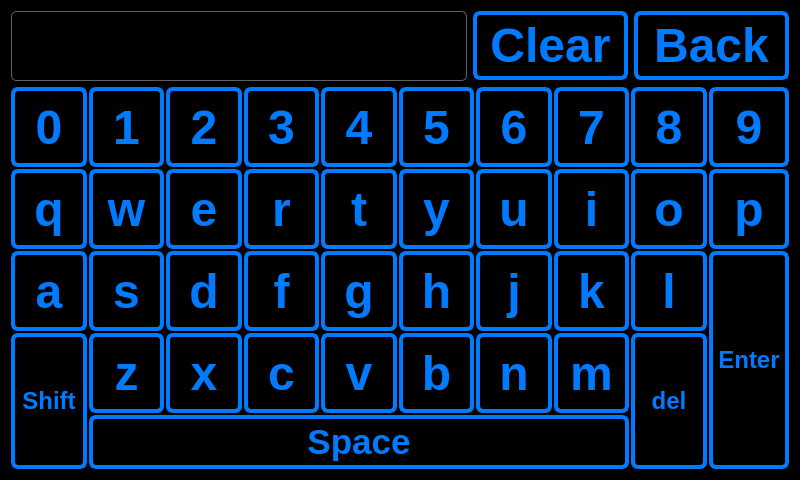
<?xml version="1.0" encoding="UTF-8"?>
<ui version="4.0">
 <class>Keyboard</class>
 <widget class="QDialog" name="Keyboard">
  <property name="geometry">
   <rect>
    <x>0</x>
    <y>0</y>
    <width>800</width>
    <height>480</height>
   </rect>
  </property>
  <property name="minimumSize">
   <size>
    <width>0</width>
    <height>480</height>
   </size>
  </property>
  <property name="maximumSize">
   <size>
    <width>800</width>
    <height>480</height>
   </size>
  </property>
  <property name="windowTitle">
   <string>Zutatenname eingeben</string>
  </property>
  <property name="styleSheet">
   <string notr="true">QWidget
{
	color: rgb(0, 123, 255);	
	background-color: rgb(0, 0, 0);

}

QPushButton {
	background-color: rgb(0, 0, 0);
	color: (0, 123, 255);
    border-width: 4px;
	border-color: rgb(0, 123, 255);
	border-style: solid;
	border-radius: 7;
	padding: 3px;
	padding-left: 5px;
	padding-right: 5px;
}

QPushButton:pressed
{
	color: rgb(239, 151, 0);	
	border-color: rgb(239, 151, 0);
}

QPushButton:checked
{
	color: rgb(239, 151, 0);	
	border-color: rgb(239, 151, 0);
}

QLineEdit
{
	color: (0, 123, 255);
    padding: 1px;
    border-style: solid;
    border: 1px solid rgb(97, 97, 97);
    border-radius: 5;
}

#LName {
	color: rgb(239, 151, 0);
}
</string>
  </property>
  <layout class="QVBoxLayout" name="verticalLayout">
   <item>
    <layout class="QHBoxLayout" name="horizontalLayout">
     <item>
      <widget class="QLineEdit" name="LName">
       <property name="minimumSize">
        <size>
         <width>0</width>
         <height>70</height>
        </size>
       </property>
       <property name="font">
        <font>
         <pointsize>36</pointsize>
        </font>
       </property>
      </widget>
     </item>
     <item>
      <widget class="QPushButton" name="clear">
       <property name="minimumSize">
        <size>
         <width>155</width>
         <height>0</height>
        </size>
       </property>
       <property name="font">
        <font>
         <pointsize>36</pointsize>
         <weight>75</weight>
         <bold>true</bold>
        </font>
       </property>
       <property name="text">
        <string>Clear</string>
       </property>
      </widget>
     </item>
     <item>
      <widget class="QPushButton" name="backButton">
       <property name="minimumSize">
        <size>
         <width>155</width>
         <height>0</height>
        </size>
       </property>
       <property name="font">
        <font>
         <pointsize>36</pointsize>
         <weight>75</weight>
         <bold>true</bold>
        </font>
       </property>
       <property name="text">
        <string>Back</string>
       </property>
      </widget>
     </item>
    </layout>
   </item>
   <item>
    <layout class="QGridLayout" name="gridLayout">
     <property name="spacing">
      <number>2</number>
     </property>
     <item row="1" column="0">
      <widget class="QPushButton" name="Buttonq">
       <property name="sizePolicy">
        <sizepolicy hsizetype="Expanding" vsizetype="Expanding">
         <horstretch>0</horstretch>
         <verstretch>0</verstretch>
        </sizepolicy>
       </property>
       <property name="minimumSize">
        <size>
         <width>20</width>
         <height>0</height>
        </size>
       </property>
       <property name="font">
        <font>
         <pointsize>36</pointsize>
         <weight>75</weight>
         <bold>true</bold>
        </font>
       </property>
       <property name="text">
        <string>q</string>
       </property>
      </widget>
     </item>
     <item row="1" column="1">
      <widget class="QPushButton" name="Buttonw">
       <property name="sizePolicy">
        <sizepolicy hsizetype="Expanding" vsizetype="Expanding">
         <horstretch>0</horstretch>
         <verstretch>0</verstretch>
        </sizepolicy>
       </property>
       <property name="minimumSize">
        <size>
         <width>20</width>
         <height>0</height>
        </size>
       </property>
       <property name="font">
        <font>
         <pointsize>36</pointsize>
         <weight>75</weight>
         <bold>true</bold>
        </font>
       </property>
       <property name="text">
        <string>w</string>
       </property>
      </widget>
     </item>
     <item row="1" column="2">
      <widget class="QPushButton" name="Buttone">
       <property name="sizePolicy">
        <sizepolicy hsizetype="Expanding" vsizetype="Expanding">
         <horstretch>0</horstretch>
         <verstretch>0</verstretch>
        </sizepolicy>
       </property>
       <property name="minimumSize">
        <size>
         <width>20</width>
         <height>0</height>
        </size>
       </property>
       <property name="font">
        <font>
         <pointsize>36</pointsize>
         <weight>75</weight>
         <bold>true</bold>
        </font>
       </property>
       <property name="text">
        <string>e</string>
       </property>
      </widget>
     </item>
     <item row="1" column="3">
      <widget class="QPushButton" name="Buttonr">
       <property name="sizePolicy">
        <sizepolicy hsizetype="Expanding" vsizetype="Expanding">
         <horstretch>0</horstretch>
         <verstretch>0</verstretch>
        </sizepolicy>
       </property>
       <property name="minimumSize">
        <size>
         <width>20</width>
         <height>0</height>
        </size>
       </property>
       <property name="font">
        <font>
         <pointsize>36</pointsize>
         <weight>75</weight>
         <bold>true</bold>
        </font>
       </property>
       <property name="text">
        <string>r</string>
       </property>
      </widget>
     </item>
     <item row="1" column="4">
      <widget class="QPushButton" name="Buttont">
       <property name="sizePolicy">
        <sizepolicy hsizetype="Expanding" vsizetype="Expanding">
         <horstretch>0</horstretch>
         <verstretch>0</verstretch>
        </sizepolicy>
       </property>
       <property name="minimumSize">
        <size>
         <width>20</width>
         <height>0</height>
        </size>
       </property>
       <property name="font">
        <font>
         <pointsize>36</pointsize>
         <weight>75</weight>
         <bold>true</bold>
        </font>
       </property>
       <property name="text">
        <string>t</string>
       </property>
      </widget>
     </item>
     <item row="1" column="5">
      <widget class="QPushButton" name="Buttony">
       <property name="sizePolicy">
        <sizepolicy hsizetype="Expanding" vsizetype="Expanding">
         <horstretch>0</horstretch>
         <verstretch>0</verstretch>
        </sizepolicy>
       </property>
       <property name="minimumSize">
        <size>
         <width>20</width>
         <height>0</height>
        </size>
       </property>
       <property name="font">
        <font>
         <pointsize>36</pointsize>
         <weight>75</weight>
         <bold>true</bold>
        </font>
       </property>
       <property name="text">
        <string>y</string>
       </property>
      </widget>
     </item>
     <item row="1" column="6">
      <widget class="QPushButton" name="Buttonu">
       <property name="sizePolicy">
        <sizepolicy hsizetype="Expanding" vsizetype="Expanding">
         <horstretch>0</horstretch>
         <verstretch>0</verstretch>
        </sizepolicy>
       </property>
       <property name="minimumSize">
        <size>
         <width>20</width>
         <height>0</height>
        </size>
       </property>
       <property name="font">
        <font>
         <pointsize>36</pointsize>
         <weight>75</weight>
         <bold>true</bold>
        </font>
       </property>
       <property name="text">
        <string>u</string>
       </property>
      </widget>
     </item>
     <item row="1" column="7">
      <widget class="QPushButton" name="Buttoni">
       <property name="sizePolicy">
        <sizepolicy hsizetype="Expanding" vsizetype="Expanding">
         <horstretch>0</horstretch>
         <verstretch>0</verstretch>
        </sizepolicy>
       </property>
       <property name="minimumSize">
        <size>
         <width>20</width>
         <height>0</height>
        </size>
       </property>
       <property name="font">
        <font>
         <pointsize>36</pointsize>
         <weight>75</weight>
         <bold>true</bold>
        </font>
       </property>
       <property name="text">
        <string>i</string>
       </property>
      </widget>
     </item>
     <item row="1" column="8">
      <widget class="QPushButton" name="Buttono">
       <property name="sizePolicy">
        <sizepolicy hsizetype="Expanding" vsizetype="Expanding">
         <horstretch>0</horstretch>
         <verstretch>0</verstretch>
        </sizepolicy>
       </property>
       <property name="minimumSize">
        <size>
         <width>20</width>
         <height>0</height>
        </size>
       </property>
       <property name="font">
        <font>
         <pointsize>36</pointsize>
         <weight>75</weight>
         <bold>true</bold>
        </font>
       </property>
       <property name="text">
        <string>o</string>
       </property>
      </widget>
     </item>
     <item row="3" column="1">
      <widget class="QPushButton" name="Buttons">
       <property name="sizePolicy">
        <sizepolicy hsizetype="Expanding" vsizetype="Expanding">
         <horstretch>0</horstretch>
         <verstretch>0</verstretch>
        </sizepolicy>
       </property>
       <property name="minimumSize">
        <size>
         <width>20</width>
         <height>0</height>
        </size>
       </property>
       <property name="font">
        <font>
         <pointsize>36</pointsize>
         <weight>75</weight>
         <bold>true</bold>
        </font>
       </property>
       <property name="text">
        <string>s</string>
       </property>
      </widget>
     </item>
     <item row="3" column="2">
      <widget class="QPushButton" name="Buttond">
       <property name="sizePolicy">
        <sizepolicy hsizetype="Expanding" vsizetype="Expanding">
         <horstretch>0</horstretch>
         <verstretch>0</verstretch>
        </sizepolicy>
       </property>
       <property name="minimumSize">
        <size>
         <width>20</width>
         <height>0</height>
        </size>
       </property>
       <property name="font">
        <font>
         <pointsize>36</pointsize>
         <weight>75</weight>
         <bold>true</bold>
        </font>
       </property>
       <property name="text">
        <string>d</string>
       </property>
      </widget>
     </item>
     <item row="3" column="3">
      <widget class="QPushButton" name="Buttonf">
       <property name="sizePolicy">
        <sizepolicy hsizetype="Expanding" vsizetype="Expanding">
         <horstretch>0</horstretch>
         <verstretch>0</verstretch>
        </sizepolicy>
       </property>
       <property name="minimumSize">
        <size>
         <width>20</width>
         <height>0</height>
        </size>
       </property>
       <property name="font">
        <font>
         <pointsize>36</pointsize>
         <weight>75</weight>
         <bold>true</bold>
        </font>
       </property>
       <property name="text">
        <string>f</string>
       </property>
      </widget>
     </item>
     <item row="3" column="4">
      <widget class="QPushButton" name="Buttong">
       <property name="sizePolicy">
        <sizepolicy hsizetype="Expanding" vsizetype="Expanding">
         <horstretch>0</horstretch>
         <verstretch>0</verstretch>
        </sizepolicy>
       </property>
       <property name="minimumSize">
        <size>
         <width>20</width>
         <height>0</height>
        </size>
       </property>
       <property name="font">
        <font>
         <pointsize>36</pointsize>
         <weight>75</weight>
         <bold>true</bold>
        </font>
       </property>
       <property name="text">
        <string>g</string>
       </property>
      </widget>
     </item>
     <item row="3" column="5">
      <widget class="QPushButton" name="Buttonh">
       <property name="sizePolicy">
        <sizepolicy hsizetype="Expanding" vsizetype="Expanding">
         <horstretch>0</horstretch>
         <verstretch>0</verstretch>
        </sizepolicy>
       </property>
       <property name="minimumSize">
        <size>
         <width>20</width>
         <height>0</height>
        </size>
       </property>
       <property name="font">
        <font>
         <pointsize>36</pointsize>
         <weight>75</weight>
         <bold>true</bold>
        </font>
       </property>
       <property name="text">
        <string>h</string>
       </property>
      </widget>
     </item>
     <item row="3" column="6">
      <widget class="QPushButton" name="Buttonj">
       <property name="sizePolicy">
        <sizepolicy hsizetype="Expanding" vsizetype="Expanding">
         <horstretch>0</horstretch>
         <verstretch>0</verstretch>
        </sizepolicy>
       </property>
       <property name="minimumSize">
        <size>
         <width>20</width>
         <height>0</height>
        </size>
       </property>
       <property name="font">
        <font>
         <pointsize>36</pointsize>
         <weight>75</weight>
         <bold>true</bold>
        </font>
       </property>
       <property name="text">
        <string>j</string>
       </property>
      </widget>
     </item>
     <item row="3" column="8">
      <widget class="QPushButton" name="Buttonl">
       <property name="sizePolicy">
        <sizepolicy hsizetype="Expanding" vsizetype="Expanding">
         <horstretch>0</horstretch>
         <verstretch>0</verstretch>
        </sizepolicy>
       </property>
       <property name="minimumSize">
        <size>
         <width>20</width>
         <height>0</height>
        </size>
       </property>
       <property name="font">
        <font>
         <pointsize>36</pointsize>
         <weight>75</weight>
         <bold>true</bold>
        </font>
       </property>
       <property name="text">
        <string>l</string>
       </property>
      </widget>
     </item>
     <item row="4" column="1">
      <widget class="QPushButton" name="Buttonz">
       <property name="sizePolicy">
        <sizepolicy hsizetype="Expanding" vsizetype="Expanding">
         <horstretch>0</horstretch>
         <verstretch>0</verstretch>
        </sizepolicy>
       </property>
       <property name="minimumSize">
        <size>
         <width>20</width>
         <height>0</height>
        </size>
       </property>
       <property name="font">
        <font>
         <pointsize>36</pointsize>
         <weight>75</weight>
         <bold>true</bold>
        </font>
       </property>
       <property name="text">
        <string>z</string>
       </property>
      </widget>
     </item>
     <item row="4" column="2">
      <widget class="QPushButton" name="Buttonx">
       <property name="sizePolicy">
        <sizepolicy hsizetype="Expanding" vsizetype="Expanding">
         <horstretch>0</horstretch>
         <verstretch>0</verstretch>
        </sizepolicy>
       </property>
       <property name="minimumSize">
        <size>
         <width>20</width>
         <height>0</height>
        </size>
       </property>
       <property name="font">
        <font>
         <pointsize>36</pointsize>
         <weight>75</weight>
         <bold>true</bold>
        </font>
       </property>
       <property name="text">
        <string>x</string>
       </property>
      </widget>
     </item>
     <item row="4" column="4">
      <widget class="QPushButton" name="Buttonv">
       <property name="sizePolicy">
        <sizepolicy hsizetype="Expanding" vsizetype="Expanding">
         <horstretch>0</horstretch>
         <verstretch>0</verstretch>
        </sizepolicy>
       </property>
       <property name="minimumSize">
        <size>
         <width>20</width>
         <height>0</height>
        </size>
       </property>
       <property name="font">
        <font>
         <pointsize>36</pointsize>
         <weight>75</weight>
         <bold>true</bold>
        </font>
       </property>
       <property name="text">
        <string>v</string>
       </property>
      </widget>
     </item>
     <item row="4" column="5">
      <widget class="QPushButton" name="Buttonb">
       <property name="sizePolicy">
        <sizepolicy hsizetype="Expanding" vsizetype="Expanding">
         <horstretch>0</horstretch>
         <verstretch>0</verstretch>
        </sizepolicy>
       </property>
       <property name="minimumSize">
        <size>
         <width>20</width>
         <height>0</height>
        </size>
       </property>
       <property name="font">
        <font>
         <pointsize>36</pointsize>
         <weight>75</weight>
         <bold>true</bold>
        </font>
       </property>
       <property name="text">
        <string>b</string>
       </property>
      </widget>
     </item>
     <item row="4" column="6">
      <widget class="QPushButton" name="Buttonn">
       <property name="sizePolicy">
        <sizepolicy hsizetype="Expanding" vsizetype="Expanding">
         <horstretch>0</horstretch>
         <verstretch>0</verstretch>
        </sizepolicy>
       </property>
       <property name="minimumSize">
        <size>
         <width>20</width>
         <height>0</height>
        </size>
       </property>
       <property name="font">
        <font>
         <pointsize>36</pointsize>
         <weight>75</weight>
         <bold>true</bold>
        </font>
       </property>
       <property name="text">
        <string>n</string>
       </property>
      </widget>
     </item>
     <item row="4" column="7">
      <widget class="QPushButton" name="Buttonm">
       <property name="sizePolicy">
        <sizepolicy hsizetype="Expanding" vsizetype="Expanding">
         <horstretch>0</horstretch>
         <verstretch>0</verstretch>
        </sizepolicy>
       </property>
       <property name="minimumSize">
        <size>
         <width>20</width>
         <height>0</height>
        </size>
       </property>
       <property name="font">
        <font>
         <pointsize>36</pointsize>
         <weight>75</weight>
         <bold>true</bold>
        </font>
       </property>
       <property name="text">
        <string>m</string>
       </property>
      </widget>
     </item>
     <item row="4" column="8" rowspan="2">
      <widget class="QPushButton" name="delButton">
       <property name="sizePolicy">
        <sizepolicy hsizetype="Expanding" vsizetype="Expanding">
         <horstretch>0</horstretch>
         <verstretch>0</verstretch>
        </sizepolicy>
       </property>
       <property name="minimumSize">
        <size>
         <width>20</width>
         <height>0</height>
        </size>
       </property>
       <property name="font">
        <font>
         <pointsize>18</pointsize>
         <weight>75</weight>
         <bold>true</bold>
        </font>
       </property>
       <property name="text">
        <string>del</string>
       </property>
       <property name="checkable">
        <bool>false</bool>
       </property>
       <property name="checked">
        <bool>false</bool>
       </property>
      </widget>
     </item>
     <item row="5" column="1" colspan="7">
      <widget class="QPushButton" name="space">
       <property name="minimumSize">
        <size>
         <width>20</width>
         <height>50</height>
        </size>
       </property>
       <property name="font">
        <font>
         <pointsize>26</pointsize>
         <weight>75</weight>
         <bold>true</bold>
        </font>
       </property>
       <property name="text">
        <string>Space</string>
       </property>
      </widget>
     </item>
     <item row="0" column="0">
      <widget class="QPushButton" name="Button0">
       <property name="sizePolicy">
        <sizepolicy hsizetype="Expanding" vsizetype="Expanding">
         <horstretch>0</horstretch>
         <verstretch>0</verstretch>
        </sizepolicy>
       </property>
       <property name="minimumSize">
        <size>
         <width>20</width>
         <height>0</height>
        </size>
       </property>
       <property name="font">
        <font>
         <pointsize>36</pointsize>
         <weight>75</weight>
         <bold>true</bold>
        </font>
       </property>
       <property name="text">
        <string>0</string>
       </property>
      </widget>
     </item>
     <item row="0" column="1">
      <widget class="QPushButton" name="Button1">
       <property name="sizePolicy">
        <sizepolicy hsizetype="Expanding" vsizetype="Expanding">
         <horstretch>0</horstretch>
         <verstretch>0</verstretch>
        </sizepolicy>
       </property>
       <property name="minimumSize">
        <size>
         <width>20</width>
         <height>0</height>
        </size>
       </property>
       <property name="font">
        <font>
         <pointsize>36</pointsize>
         <weight>75</weight>
         <bold>true</bold>
        </font>
       </property>
       <property name="text">
        <string>1</string>
       </property>
      </widget>
     </item>
     <item row="0" column="2">
      <widget class="QPushButton" name="Button2">
       <property name="sizePolicy">
        <sizepolicy hsizetype="Expanding" vsizetype="Expanding">
         <horstretch>0</horstretch>
         <verstretch>0</verstretch>
        </sizepolicy>
       </property>
       <property name="minimumSize">
        <size>
         <width>20</width>
         <height>0</height>
        </size>
       </property>
       <property name="font">
        <font>
         <pointsize>36</pointsize>
         <weight>75</weight>
         <bold>true</bold>
        </font>
       </property>
       <property name="text">
        <string>2</string>
       </property>
      </widget>
     </item>
     <item row="0" column="3">
      <widget class="QPushButton" name="Button3">
       <property name="sizePolicy">
        <sizepolicy hsizetype="Expanding" vsizetype="Expanding">
         <horstretch>0</horstretch>
         <verstretch>0</verstretch>
        </sizepolicy>
       </property>
       <property name="minimumSize">
        <size>
         <width>20</width>
         <height>0</height>
        </size>
       </property>
       <property name="font">
        <font>
         <pointsize>36</pointsize>
         <weight>75</weight>
         <bold>true</bold>
        </font>
       </property>
       <property name="text">
        <string>3</string>
       </property>
      </widget>
     </item>
     <item row="0" column="4">
      <widget class="QPushButton" name="Button4">
       <property name="sizePolicy">
        <sizepolicy hsizetype="Expanding" vsizetype="Expanding">
         <horstretch>0</horstretch>
         <verstretch>0</verstretch>
        </sizepolicy>
       </property>
       <property name="minimumSize">
        <size>
         <width>20</width>
         <height>0</height>
        </size>
       </property>
       <property name="font">
        <font>
         <pointsize>36</pointsize>
         <weight>75</weight>
         <bold>true</bold>
        </font>
       </property>
       <property name="text">
        <string>4</string>
       </property>
      </widget>
     </item>
     <item row="0" column="5">
      <widget class="QPushButton" name="Button5">
       <property name="sizePolicy">
        <sizepolicy hsizetype="Expanding" vsizetype="Expanding">
         <horstretch>0</horstretch>
         <verstretch>0</verstretch>
        </sizepolicy>
       </property>
       <property name="minimumSize">
        <size>
         <width>20</width>
         <height>0</height>
        </size>
       </property>
       <property name="font">
        <font>
         <pointsize>36</pointsize>
         <weight>75</weight>
         <bold>true</bold>
        </font>
       </property>
       <property name="text">
        <string>5</string>
       </property>
      </widget>
     </item>
     <item row="0" column="6">
      <widget class="QPushButton" name="Button6">
       <property name="sizePolicy">
        <sizepolicy hsizetype="Expanding" vsizetype="Expanding">
         <horstretch>0</horstretch>
         <verstretch>0</verstretch>
        </sizepolicy>
       </property>
       <property name="minimumSize">
        <size>
         <width>20</width>
         <height>0</height>
        </size>
       </property>
       <property name="font">
        <font>
         <pointsize>36</pointsize>
         <weight>75</weight>
         <bold>true</bold>
        </font>
       </property>
       <property name="text">
        <string>6</string>
       </property>
      </widget>
     </item>
     <item row="0" column="7">
      <widget class="QPushButton" name="Button7">
       <property name="sizePolicy">
        <sizepolicy hsizetype="Expanding" vsizetype="Expanding">
         <horstretch>0</horstretch>
         <verstretch>0</verstretch>
        </sizepolicy>
       </property>
       <property name="minimumSize">
        <size>
         <width>20</width>
         <height>0</height>
        </size>
       </property>
       <property name="font">
        <font>
         <pointsize>36</pointsize>
         <weight>75</weight>
         <bold>true</bold>
        </font>
       </property>
       <property name="text">
        <string>7</string>
       </property>
      </widget>
     </item>
     <item row="0" column="8">
      <widget class="QPushButton" name="Button8">
       <property name="sizePolicy">
        <sizepolicy hsizetype="Expanding" vsizetype="Expanding">
         <horstretch>0</horstretch>
         <verstretch>0</verstretch>
        </sizepolicy>
       </property>
       <property name="minimumSize">
        <size>
         <width>20</width>
         <height>0</height>
        </size>
       </property>
       <property name="font">
        <font>
         <pointsize>36</pointsize>
         <weight>75</weight>
         <bold>true</bold>
        </font>
       </property>
       <property name="text">
        <string>8</string>
       </property>
      </widget>
     </item>
     <item row="0" column="9">
      <widget class="QPushButton" name="Button9">
       <property name="sizePolicy">
        <sizepolicy hsizetype="Expanding" vsizetype="Expanding">
         <horstretch>0</horstretch>
         <verstretch>0</verstretch>
        </sizepolicy>
       </property>
       <property name="minimumSize">
        <size>
         <width>20</width>
         <height>0</height>
        </size>
       </property>
       <property name="font">
        <font>
         <pointsize>36</pointsize>
         <weight>75</weight>
         <bold>true</bold>
        </font>
       </property>
       <property name="text">
        <string>9</string>
       </property>
      </widget>
     </item>
     <item row="1" column="9">
      <widget class="QPushButton" name="Buttonp">
       <property name="sizePolicy">
        <sizepolicy hsizetype="Expanding" vsizetype="Expanding">
         <horstretch>0</horstretch>
         <verstretch>0</verstretch>
        </sizepolicy>
       </property>
       <property name="minimumSize">
        <size>
         <width>20</width>
         <height>0</height>
        </size>
       </property>
       <property name="font">
        <font>
         <pointsize>36</pointsize>
         <weight>75</weight>
         <bold>true</bold>
        </font>
       </property>
       <property name="text">
        <string>p</string>
       </property>
      </widget>
     </item>
     <item row="3" column="9" rowspan="3">
      <widget class="QPushButton" name="enterButton">
       <property name="sizePolicy">
        <sizepolicy hsizetype="Expanding" vsizetype="Expanding">
         <horstretch>0</horstretch>
         <verstretch>0</verstretch>
        </sizepolicy>
       </property>
       <property name="minimumSize">
        <size>
         <width>20</width>
         <height>0</height>
        </size>
       </property>
       <property name="font">
        <font>
         <pointsize>18</pointsize>
         <weight>75</weight>
         <bold>true</bold>
        </font>
       </property>
       <property name="text">
        <string>Enter</string>
       </property>
      </widget>
     </item>
     <item row="3" column="0">
      <widget class="QPushButton" name="Buttona">
       <property name="sizePolicy">
        <sizepolicy hsizetype="Expanding" vsizetype="Expanding">
         <horstretch>0</horstretch>
         <verstretch>0</verstretch>
        </sizepolicy>
       </property>
       <property name="minimumSize">
        <size>
         <width>20</width>
         <height>0</height>
        </size>
       </property>
       <property name="font">
        <font>
         <pointsize>36</pointsize>
         <weight>75</weight>
         <bold>true</bold>
        </font>
       </property>
       <property name="text">
        <string>a</string>
       </property>
      </widget>
     </item>
     <item row="4" column="0" rowspan="2">
      <widget class="QPushButton" name="shift">
       <property name="sizePolicy">
        <sizepolicy hsizetype="Expanding" vsizetype="Expanding">
         <horstretch>0</horstretch>
         <verstretch>0</verstretch>
        </sizepolicy>
       </property>
       <property name="minimumSize">
        <size>
         <width>20</width>
         <height>0</height>
        </size>
       </property>
       <property name="font">
        <font>
         <pointsize>18</pointsize>
         <weight>75</weight>
         <bold>true</bold>
        </font>
       </property>
       <property name="styleSheet">
        <string notr="true"/>
       </property>
       <property name="text">
        <string>Shift</string>
       </property>
       <property name="checkable">
        <bool>true</bool>
       </property>
      </widget>
     </item>
     <item row="4" column="3">
      <widget class="QPushButton" name="Buttonc">
       <property name="sizePolicy">
        <sizepolicy hsizetype="Expanding" vsizetype="Expanding">
         <horstretch>0</horstretch>
         <verstretch>0</verstretch>
        </sizepolicy>
       </property>
       <property name="minimumSize">
        <size>
         <width>20</width>
         <height>0</height>
        </size>
       </property>
       <property name="font">
        <font>
         <pointsize>36</pointsize>
         <weight>75</weight>
         <bold>true</bold>
        </font>
       </property>
       <property name="text">
        <string>c</string>
       </property>
      </widget>
     </item>
     <item row="3" column="7">
      <widget class="QPushButton" name="Buttonk">
       <property name="sizePolicy">
        <sizepolicy hsizetype="Expanding" vsizetype="Expanding">
         <horstretch>0</horstretch>
         <verstretch>0</verstretch>
        </sizepolicy>
       </property>
       <property name="minimumSize">
        <size>
         <width>20</width>
         <height>0</height>
        </size>
       </property>
       <property name="font">
        <font>
         <pointsize>36</pointsize>
         <weight>75</weight>
         <bold>true</bold>
        </font>
       </property>
       <property name="text">
        <string>k</string>
       </property>
      </widget>
     </item>
    </layout>
   </item>
  </layout>
 </widget>
 <resources/>
 <connections/>
</ui>
